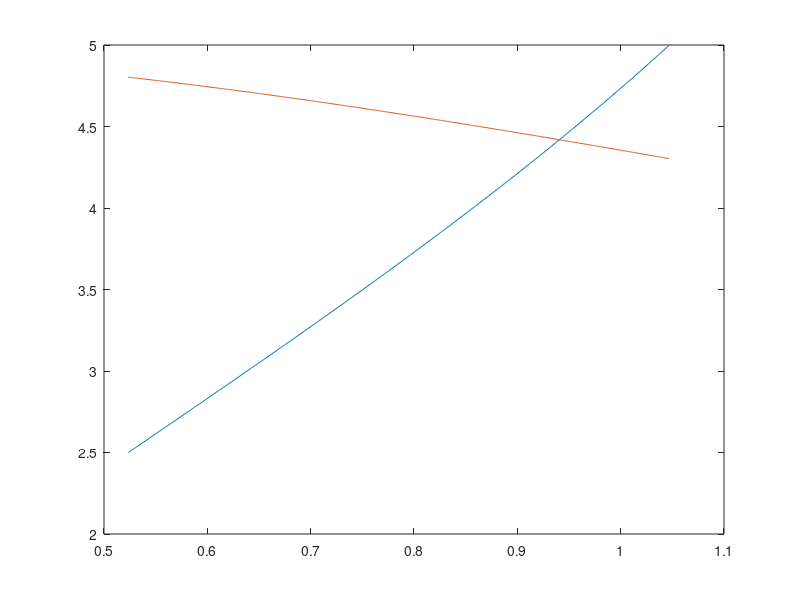

MATLAB code to generate this figure: (Note: this script raises an error after producing the figure.)
close all
clear

% x = 0:0.01:1;
% th = atan(x.*sin(pi/3)./(1-x.*cos(pi/3)));
% y = 1-cos(th)-x;
% plot(x,y)

th = pi/6:0.001:pi/3;
y2 = 6*(tan(th-pi/6)*cos(pi/6)+sin(pi/6));
z2 = 4*cos(th)+2;
y = 5*(tan(th-pi/6)*cos(pi/6)+sin(pi/6));
z = (cos(th)+sqrt(4-sin(th).^2))+2;
plot(th,y); hold on
plot(th,z);

syms th
y = 6*(tan(th-pi/6)*cos(pi/6)+sin(pi/6));
z2 = (4-0.2)*cos(th)+2+0.2;
x0 = solve(y-z2, 'Real', true);
eval(x0)
